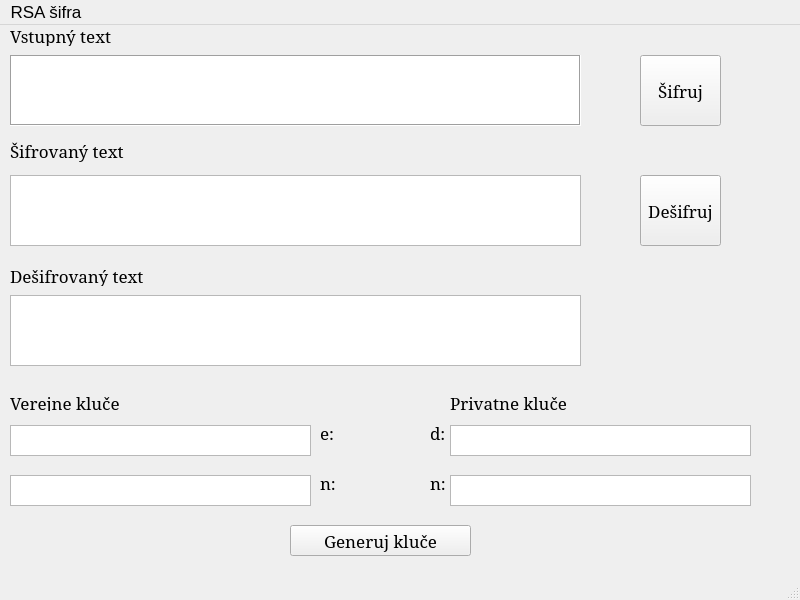
<?xml version="1.0" encoding="UTF-8"?>
<ui version="4.0">
 <class>MainWindow</class>
 <widget class="QMainWindow" name="MainWindow">
  <property name="geometry">
   <rect>
    <x>0</x>
    <y>0</y>
    <width>800</width>
    <height>600</height>
   </rect>
  </property>
  <property name="font">
   <font>
    <pointsize>13</pointsize>
   </font>
  </property>
  <property name="windowTitle">
   <string>MainWindow</string>
  </property>
  <widget class="QWidget" name="centralwidget">
   <widget class="QLabel" name="label">
    <property name="geometry">
     <rect>
      <x>10</x>
      <y>0</y>
      <width>201</width>
      <height>21</height>
     </rect>
    </property>
    <property name="font">
     <font>
      <family>Elephant</family>
      <pointsize>13</pointsize>
      <weight>50</weight>
      <bold>false</bold>
     </font>
    </property>
    <property name="text">
     <string>Vstupný text</string>
    </property>
   </widget>
   <widget class="QLabel" name="label_2">
    <property name="geometry">
     <rect>
      <x>10</x>
      <y>110</y>
      <width>191</width>
      <height>31</height>
     </rect>
    </property>
    <property name="font">
     <font>
      <family>Elephant</family>
      <pointsize>13</pointsize>
      <weight>50</weight>
      <bold>false</bold>
     </font>
    </property>
    <property name="text">
     <string>Šifrovaný text</string>
    </property>
   </widget>
   <widget class="QPushButton" name="sifruj">
    <property name="geometry">
     <rect>
      <x>640</x>
      <y>30</y>
      <width>81</width>
      <height>71</height>
     </rect>
    </property>
    <property name="font">
     <font>
      <family>Elephant</family>
      <pointsize>13</pointsize>
     </font>
    </property>
    <property name="text">
     <string>Šifruj</string>
    </property>
   </widget>
   <widget class="QPushButton" name="desifruj">
    <property name="geometry">
     <rect>
      <x>640</x>
      <y>150</y>
      <width>81</width>
      <height>71</height>
     </rect>
    </property>
    <property name="font">
     <font>
      <family>Elephant</family>
      <pointsize>13</pointsize>
      <weight>50</weight>
      <bold>false</bold>
     </font>
    </property>
    <property name="text">
     <string>Dešifruj</string>
    </property>
   </widget>
   <widget class="QTextEdit" name="sifrovanyText">
    <property name="geometry">
     <rect>
      <x>10</x>
      <y>150</y>
      <width>571</width>
      <height>71</height>
     </rect>
    </property>
    <property name="font">
     <font>
      <pointsize>10</pointsize>
     </font>
    </property>
   </widget>
   <widget class="QTextEdit" name="vstupnyText">
    <property name="geometry">
     <rect>
      <x>10</x>
      <y>30</y>
      <width>571</width>
      <height>71</height>
     </rect>
    </property>
    <property name="font">
     <font>
      <pointsize>10</pointsize>
     </font>
    </property>
    <property name="autoFillBackground">
     <bool>false</bool>
    </property>
    <property name="frameShape">
     <enum>QFrame::Box</enum>
    </property>
   </widget>
   <widget class="QLabel" name="label_4">
    <property name="geometry">
     <rect>
      <x>10</x>
      <y>370</y>
      <width>181</width>
      <height>16</height>
     </rect>
    </property>
    <property name="font">
     <font>
      <family>Elephant</family>
      <pointsize>13</pointsize>
      <weight>50</weight>
      <bold>false</bold>
     </font>
    </property>
    <property name="text">
     <string>Verejne kluče</string>
    </property>
   </widget>
   <widget class="QTextEdit" name="klucE">
    <property name="geometry">
     <rect>
      <x>10</x>
      <y>400</y>
      <width>301</width>
      <height>31</height>
     </rect>
    </property>
    <property name="font">
     <font>
      <pointsize>10</pointsize>
     </font>
    </property>
   </widget>
   <widget class="QTextEdit" name="desifrovany">
    <property name="geometry">
     <rect>
      <x>10</x>
      <y>270</y>
      <width>571</width>
      <height>71</height>
     </rect>
    </property>
    <property name="font">
     <font>
      <pointsize>10</pointsize>
     </font>
    </property>
   </widget>
   <widget class="QLabel" name="label_3">
    <property name="geometry">
     <rect>
      <x>10</x>
      <y>240</y>
      <width>201</width>
      <height>21</height>
     </rect>
    </property>
    <property name="font">
     <font>
      <family>Elephant</family>
      <pointsize>13</pointsize>
      <weight>50</weight>
      <bold>false</bold>
     </font>
    </property>
    <property name="text">
     <string>Dešifrovaný text</string>
    </property>
   </widget>
   <widget class="QTextEdit" name="klucN">
    <property name="geometry">
     <rect>
      <x>10</x>
      <y>450</y>
      <width>301</width>
      <height>31</height>
     </rect>
    </property>
    <property name="font">
     <font>
      <pointsize>10</pointsize>
     </font>
    </property>
   </widget>
   <widget class="QLabel" name="label_5">
    <property name="geometry">
     <rect>
      <x>450</x>
      <y>370</y>
      <width>181</width>
      <height>16</height>
     </rect>
    </property>
    <property name="font">
     <font>
      <family>Elephant</family>
      <pointsize>13</pointsize>
      <weight>50</weight>
      <bold>false</bold>
     </font>
    </property>
    <property name="text">
     <string>Privatne kluče</string>
    </property>
   </widget>
   <widget class="QTextEdit" name="kluc_D">
    <property name="geometry">
     <rect>
      <x>450</x>
      <y>400</y>
      <width>301</width>
      <height>31</height>
     </rect>
    </property>
    <property name="font">
     <font>
      <pointsize>10</pointsize>
     </font>
    </property>
   </widget>
   <widget class="QTextEdit" name="klucn">
    <property name="geometry">
     <rect>
      <x>450</x>
      <y>450</y>
      <width>301</width>
      <height>31</height>
     </rect>
    </property>
    <property name="font">
     <font>
      <pointsize>10</pointsize>
     </font>
    </property>
   </widget>
   <widget class="QPushButton" name="generujkluce">
    <property name="geometry">
     <rect>
      <x>290</x>
      <y>500</y>
      <width>181</width>
      <height>31</height>
     </rect>
    </property>
    <property name="font">
     <font>
      <family>Elephant</family>
      <pointsize>13</pointsize>
      <weight>50</weight>
      <bold>false</bold>
     </font>
    </property>
    <property name="text">
     <string>Generuj kluče</string>
    </property>
   </widget>
   <widget class="QLabel" name="label_6">
    <property name="geometry">
     <rect>
      <x>430</x>
      <y>400</y>
      <width>21</width>
      <height>16</height>
     </rect>
    </property>
    <property name="font">
     <font>
      <family>Elephant</family>
      <pointsize>13</pointsize>
      <weight>50</weight>
      <bold>false</bold>
     </font>
    </property>
    <property name="text">
     <string>d:</string>
    </property>
   </widget>
   <widget class="QLabel" name="label_7">
    <property name="geometry">
     <rect>
      <x>430</x>
      <y>450</y>
      <width>21</width>
      <height>16</height>
     </rect>
    </property>
    <property name="font">
     <font>
      <family>Elephant</family>
      <pointsize>13</pointsize>
      <weight>50</weight>
      <bold>false</bold>
     </font>
    </property>
    <property name="text">
     <string>n:</string>
    </property>
   </widget>
   <widget class="QLabel" name="label_8">
    <property name="geometry">
     <rect>
      <x>320</x>
      <y>400</y>
      <width>21</width>
      <height>16</height>
     </rect>
    </property>
    <property name="font">
     <font>
      <family>Elephant</family>
      <pointsize>13</pointsize>
      <weight>50</weight>
      <bold>false</bold>
     </font>
    </property>
    <property name="text">
     <string>e:</string>
    </property>
   </widget>
   <widget class="QLabel" name="label_9">
    <property name="geometry">
     <rect>
      <x>320</x>
      <y>450</y>
      <width>21</width>
      <height>16</height>
     </rect>
    </property>
    <property name="font">
     <font>
      <family>Elephant</family>
      <pointsize>13</pointsize>
      <weight>50</weight>
      <bold>false</bold>
     </font>
    </property>
    <property name="text">
     <string>n:</string>
    </property>
   </widget>
  </widget>
  <widget class="QMenuBar" name="menubar">
   <property name="geometry">
    <rect>
     <x>0</x>
     <y>0</y>
     <width>800</width>
     <height>28</height>
    </rect>
   </property>
   <widget class="QMenu" name="menuAfinn_ifra">
    <property name="title">
     <string>RSA šifra</string>
    </property>
   </widget>
   <addaction name="menuAfinn_ifra"/>
  </widget>
  <widget class="QStatusBar" name="statusbar"/>
 </widget>
 <resources/>
 <connections/>
</ui>
